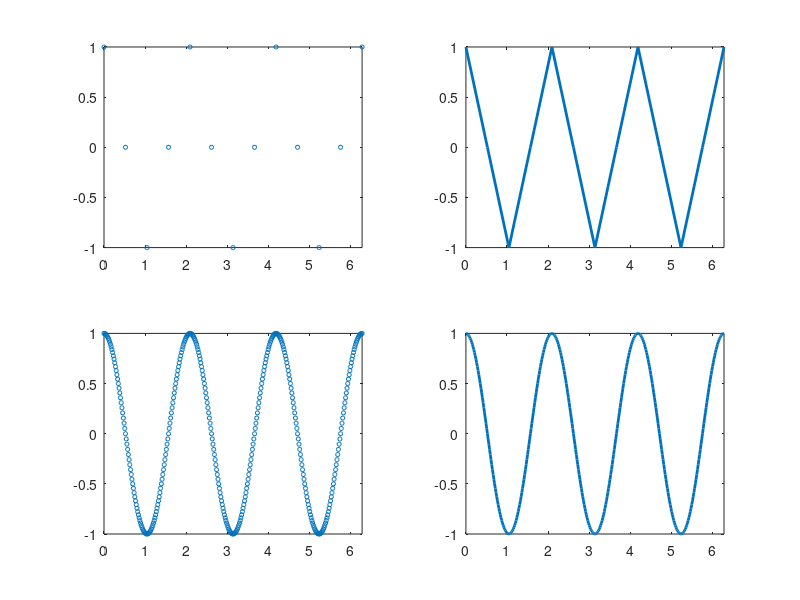

Source code (MATLAB):
%%
clc,clear,close all
x1 = (0:12)*pi/6;
y1 = cos(3*x1);
x2 = (0:360)*pi/180;
y2 = cos(3*x2);
figure(1)

subplot(2,2,1);
plot(x1,y1,'o','MarkerSize',3);
xlim([0 2*pi]);

subplot(2,2,2);
plot(x1,y1,'LineWidth',2);
xlim([0 2*pi]);

subplot(2,2,3);
plot(x2,y2,'o','MarkerSize',3);
xlim([0 2*pi]);

subplot(2,2,4);
plot(x2,y2,'LineWidth',2);
xlim([0 2*pi]);